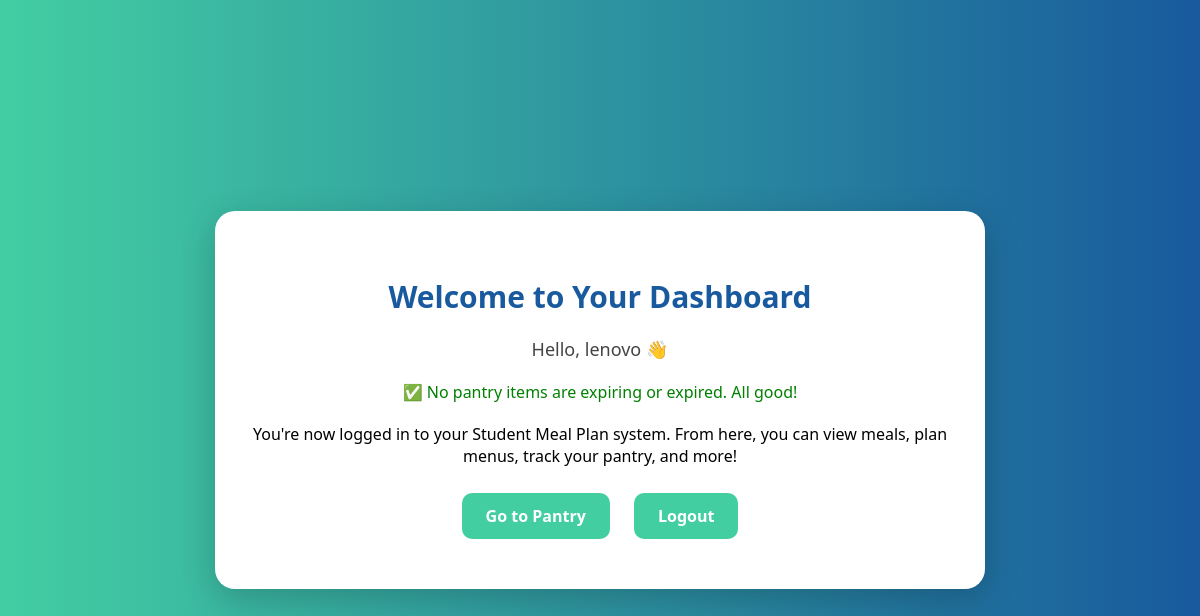
The app's page /dashboard/ (signed in), older data.
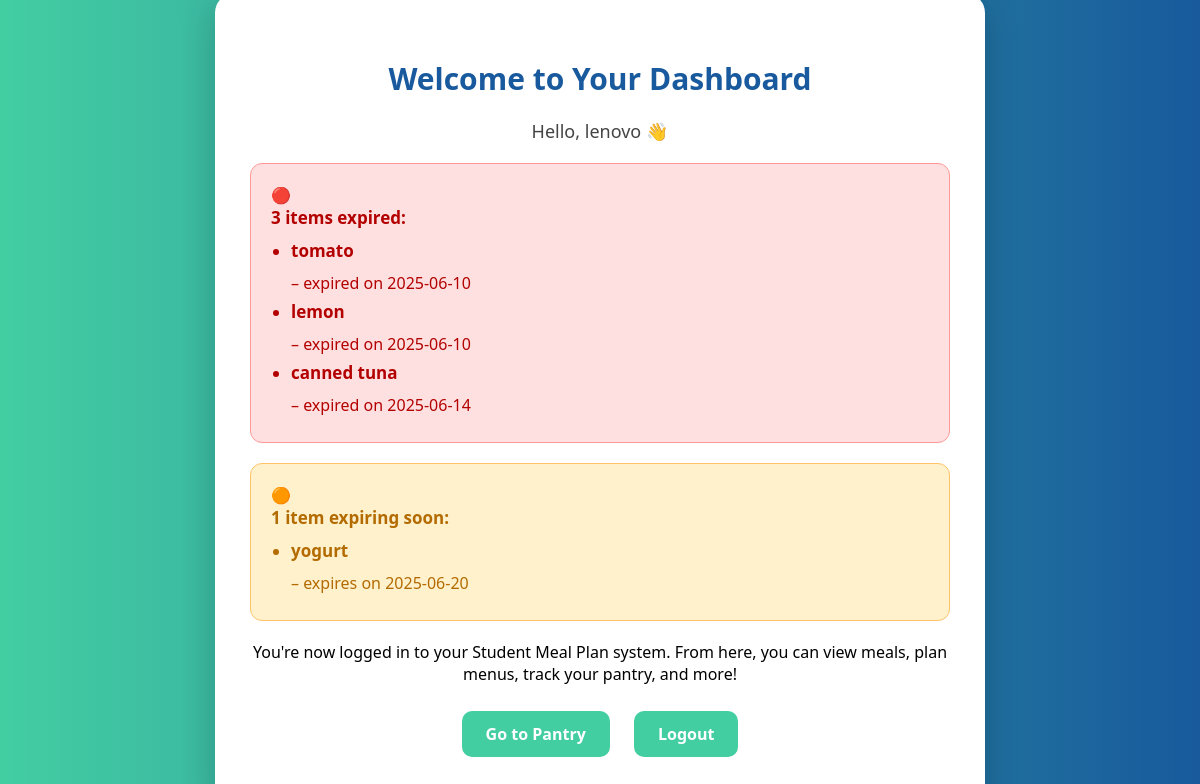
The same page, newer data.
### pantry/models.py (models this page shows, shortened)
class PantryItem(models.Model):
    STORAGE_CHOICES = [
        ('pantry', 'Pantry'),
        ('fridge', 'Fridge'),
        ('freezer', 'Freezer'),
    ]
    user = models.ForeignKey(User, on_delete=models.CASCADE)
    ingredient = models.ForeignKey('Ingredient', on_delete=models.CASCADE)
    quantity = models.FloatField()
    unit = models.CharField(max_length=20)
    storage_location = models.CharField(max_length=10, choices=STORAGE_CHOICES)
    expiry_date = models.CharField(max_length=20, blank=True, null=True)

class Ingredient(models.Model):
    name = models.CharField(max_length=100)
    default_quantity = models.FloatField(null=True, blank=True)
    default_unit = models.CharField(max_length=20, null=True, blank=True)
    image_url = models.URLField(blank=True, null=True)

### users/views.py (the view)
# urls.py: path('dashboard/', user_views.dashboard, name='dashboard'),
@login_required
def dashboard(request):
    today = date.today()
    soon_threshold = today + timedelta(days=7)  # Items expiring within 7 days
    user_items = PantryItem.objects.filter(user=request.user)
    expired_items = user_items.filter(expiry_date__lt=today)
    expiring_today = user_items.filter(expiry_date=today)
    expiring_soon = user_items.filter(expiry_date__gt=today, expiry_date__lte=soon_threshold)
    context = {
        'expired_items': expired_items,
        'expiring_today': expiring_today,
        'expiring_soon': expiring_soon,
    }
    return render(request, 'dashboard.html', context)

### users/templates/dashboard.html (shortened to what this page needs)
<!DOCTYPE html>
<html lang="en">
<head>
</head>
<body>
  <div class="dashboard-container">
    <h2>Welcome to Your Dashboard</h2>
    <p class="welcome">Hello, {{ user.username }} 👋</p>
    {% if expired_items or expiring_today or expiring_soon %}
      {% if expired_items %}
        <div class="alert expired">
          🔴 <strong>{{ expired_items.count }} item{{ expired_items.count|pluralize }} expired:</strong>
          <ul>
            {% for item in expired_items %}
              <li><strong>{{ item.ingredient.name }}</strong> – expired on {{ item.expiry_date }}</li>
            {% endfor %}
          </ul>
        </div>
      {% endif %}
      {% if expiring_soon %}
        <div class="alert soon">
          🟠 <strong>{{ expiring_soon.count }} item{{ expiring_soon.count|pluralize }} expiring soon:</strong>
          <ul>
            {% for item in expiring_soon %}
              <li><strong>{{ item.ingredient.name }}</strong> – expires on {{ item.expiry_date }}</li>
            {% endfor %}
          </ul>
        </div>
      {% endif %}
    {% else %}
      <p class="success-message">✅ No pantry items are expiring or expired. All good!</p>
    {% endif %}
    <p>You're now logged in to your Student Meal Plan system. From here, you can view meals, plan menus, track your pantry, and more!</p>
    <a href="{% url 'ingredient_list_all' %}" class="button">Go to Pantry</a>
    <a href="{% url 'logout' %}" class="button">Logout</a>
  </div>
</body>
</html>

Row changes from the older to the newer data that the page shows:
now on this page (row edited): PantryItem: ingredient.name "tomato", expiry_date "2025-06-10", shown under "Welcome to Your Dashboard"
now on this page (row edited): PantryItem: ingredient.name "lemon", expiry_date "2025-06-10", shown under "Welcome to Your Dashboard"
added PantryItem: ingredient.name "canned tuna", expiry_date "2025-06-14", shown under "Welcome to Your Dashboard"
added PantryItem: ingredient.name "yogurt", expiry_date "2025-06-20"
Text that changed along with them:
{{ expired_items.count }}: (not shown) → "3"
{{ expiring_soon.count }}: (not shown) → "1"
text no longer shown: "✅ No pantry items are expiring or expired. All good!"
text now shown: "🔴 item expired: 🟠 item expiring soon:"
